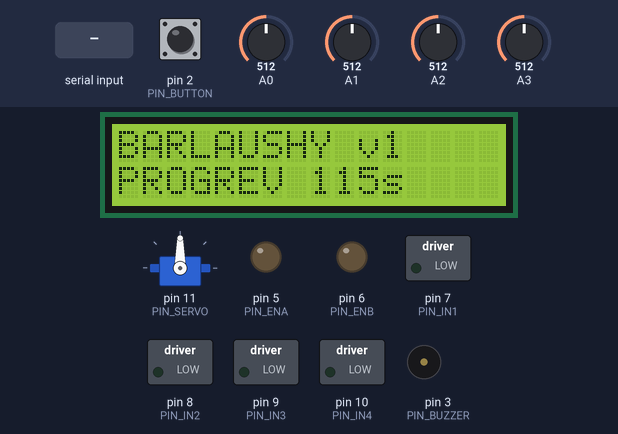
The sketch below on a simulated Arduino Mega 2560, built with avr-gcc and run on an emulated ATmega2560. Parts: servo, 16×2 character LCD, switched loads named in the sketch (green lamp = pin HIGH), output pins drawn as LEDs (lit = HIGH), buzzer (waves = sounding, pin HIGH). Inputs (shaded band) come from the test bench; at power-on: pin 2 (PIN_BUTTON) HIGH, A0 = 512, A1 = 512, A2 = 512, A3 = 512. What the sketch prints to the serial monitor is not drawn.

Above: at 4.9 s.
5.0 s: "BEEP\n" received over Serial
At 5.4 s:
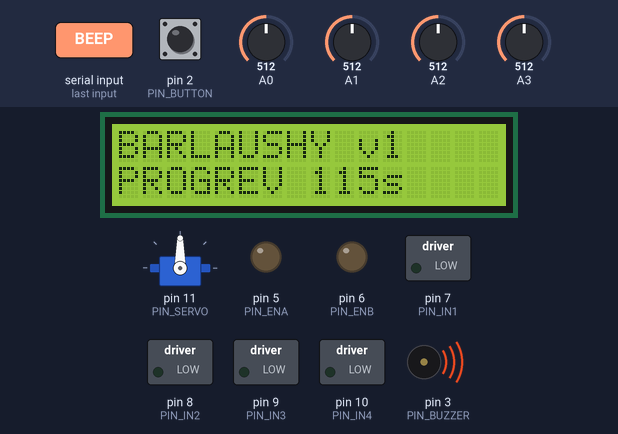
7.5 s: "RECAL\n" received over Serial
At 8.9 s:
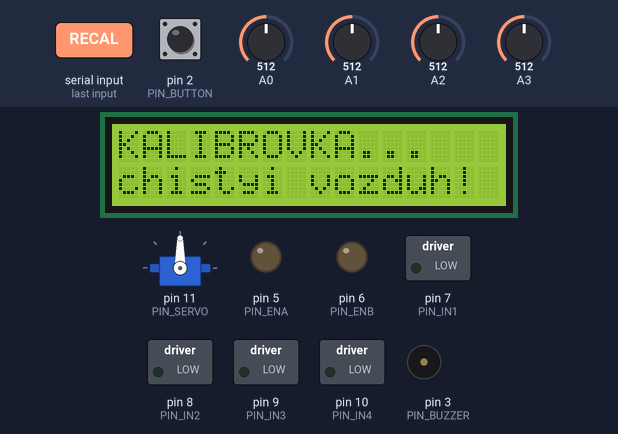
At 18.5 s:
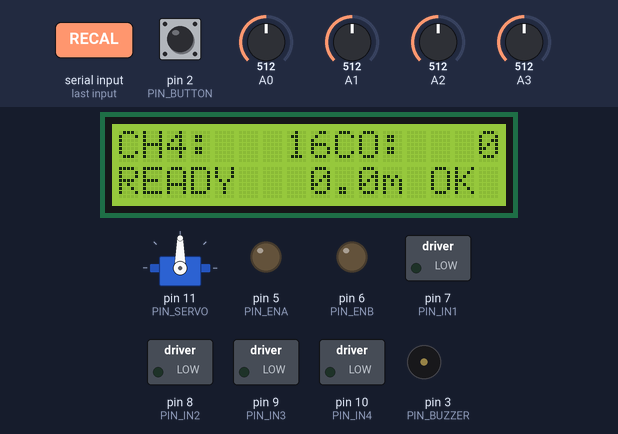
Timing chart, 0 to 19.2 s (numbered marks = the images above; inputs shaded):
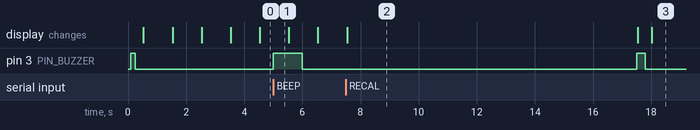

Measured:
- after the input at 5.0 s, pin 3 (PIN_BUZZER): LOW → HIGH at once, → LOW 1.0 s later
- after the input at 7.5 s, pin 3 (PIN_BUZZER): LOW → HIGH after 10.0 s, → LOW 0.30 s later; the display: changes at once (image 2)
- what the display in image 2 shows lasts 10.0 s, from 7.5 s to 17.5 s

The sketch:

rover_mega.ino
```cpp
/*
  =====================================================================
   БАРЛАУШЫ — робот-разведчик газа (прототип для Pizza Pitch)
   Плата: Arduino Mega 2560
  ---------------------------------------------------------------------
   Что делает:
   1. Прогревает MQ-датчики, затем калибруется в ЧИСТОМ воздухе.
   2. По команде START едет вперёд шагами по 50 см, на каждом шаге
      останавливается и делает замер (точка на "карте газа").
   3. HC-SR04 на серво: видит препятствие -> смотрит влево/вправо ->
      объезжает.
   4. Опасный газ -> стоп, сирена, отъезд назад, ждёт команды человека.
   5. Каждую секунду шлёт телеметрию в LilyGO (Serial1) -> LoRa -> база.

   Библиотеки: Servo (встроена) + LiquidCrystal I2C (Frank de Brabander) —
   поставить через Менеджер библиотек.

   ПИНЫ (под фактическую сборку робота):
     L298N:  ENA=D5  IN1=D7  IN2=D8  IN3=D9  IN4=D10  ENB=D6
     MQ-4=A0  MQ-7=A1  MQ-135=A2  MQ-2=A3
     Серво=D11   HC-SR04: TRIG=D12  ECHO=D13   Буззер=D3
     LCD1602 I2C: SDA=20  SCL=21
     LilyGO: TX1 (18) -> делитель -> GPIO34,  LilyGO GPIO13 -> RX1 (19)
   Если серво воткнут в D4 — поменяй PIN_SERVO на 4.
   Если буззер воткнут в D22 — поменяй PIN_BUZZER на 22.

   Отладка без LilyGO: открой Монитор порта (115200, "Новая строка")
   и вводи команды: START, STOP, RESUME, RECAL, BEEP, MAN_F, MAN_B,
   MAN_L, MAN_R.
  =====================================================================
*/

#include <Arduino.h>
#include <Servo.h>

// ============================ НАСТРОЙКИ ============================

// ---- LCD1602 ----
#define LCD_I2C 1          // 1 = экран с I2C-платой (4 провода), 0 = обычный 16-пиновый
#if LCD_I2C
  #include <Wire.h>
  #include <LiquidCrystal_I2C.h>
  LiquidCrystal_I2C lcd(0x27, 16, 2);           // если экран пустой — попробуй 0x3F
#else
  #include <LiquidCrystal.h>
  LiquidCrystal lcd(40, 41, 42, 43, 44, 45);    // RS, E, D4, D5, D6, D7
#endif

// ---- Моторы (L298N). Перемычки ENA/ENB СНЯТЬ, иначе скорость не регулируется ----
const uint8_t PIN_ENA = 5,  PIN_IN1 = 7,  PIN_IN2 = 8;    // левая пара моторов (OUT1/OUT2)
const uint8_t PIN_ENB = 6,  PIN_IN3 = 9,  PIN_IN4 = 10;   // правая пара моторов (OUT3/OUT4)
const bool    INVERT_LEFT  = false;   // если левая сторона крутится назад — поставь true
const bool    INVERT_RIGHT = false;

const uint8_t SPEED_CRUISE = 170;     // 0..255
const uint8_t SPEED_SLOW   = 140;     // при "жёлтом" уровне газа едем медленнее
const uint8_t SPEED_TURN   = 190;

// Калибровка расстояния (энкодеров нет, считаем по времени):
// поставь ровер на пол, дай ему ехать 3 с, измерь рулеткой путь, раздели на 3.
float CM_PER_SEC_CRUISE = 30.0;
float CM_PER_SEC_SLOW   = 20.0;
unsigned long TURN_90_MS = 550;       // сколько мс крутиться на месте для поворота ~90°

// ---- Серво + ультразвук ----
const uint8_t PIN_SERVO = 11;            // если серво в D4 — поставь 4
const uint8_t SERVO_CENTER = 90, SERVO_LEFT = 160, SERVO_RIGHT = 20;
const uint8_t PIN_TRIG = 12, PIN_ECHO = 13;
const int     OBSTACLE_CM = 25;

// ---- Буззер, кнопка, светодиоды ----
const uint8_t PIN_BUZZER = 3;            // если буззер в D22 — поставь 22
const bool    BUZZER_ACTIVE_LOW = false;   // если пищит постоянно, а при тревоге молчит — поставь true
const uint8_t PIN_BUTTON = 2;              // кнопка на GND (необязательно): старт/стоп
#define USE_LEDS 0                         // 1 = есть светодиоды (через резисторы 220–330 Ом)
const uint8_t PIN_LED_G = 33, PIN_LED_Y = 34, PIN_LED_R = 35;   // не подключены (USE_LEDS 0)

// ---- Напряжение батареи (необязательно): делитель 10k+10k с "+" батареи на A4 ----
#define USE_BATTERY 0
const uint8_t PIN_BATTERY = A4;
const float   BATTERY_DIVIDER = 2.0;

// ---- Миссия ----
const int  STEP_CM          = 50;       // шаг между замерами
const int  STEP_CM_WARN     = 25;       // при "жёлтом" уровне меряем чаще
const int  MISSION_MAX_CM   = 1000;     // длина миссии (10 м), потом стоп
const unsigned long SAMPLE_MS      = 2500;   // стоим и нюхаем на каждой точке
const unsigned long ALARM_SIREN_MS = 4000;   // сирена перед отходом
const unsigned long RETREAT_MS     = 1500;   // отход назад из опасной зоны
const unsigned long MANUAL_PULSE_MS = 500;   // ручная команда = короткий рывок
const unsigned long WARMUP_MS      = 120000UL; // прогрев после включения (2 мин). Команда RECAL пропускает
const unsigned long CAL_MS         = 10000;  // калибровка в чистом воздухе
const unsigned long TELEMETRY_MS   = 1000;

// ---- Пороги ----
// Индекс опасности 0..150: 50 = "жёлтый", 100 = "красный".
// По ppm (MQ-4, MQ-7) и по падению сопротивления относительно чистого воздуха (все датчики).
const float REL_WARN   = 35.0;   // % падения Rs — осторожно
const float REL_DANGER = 60.0;   // % падения Rs — опасно

// ========================== КОНЕЦ НАСТРОЕК ==========================

struct Gas {
  const char* tag;      // подпись
  uint8_t pin;
  bool    hasPpm;       // считаем ли ppm по кривой из даташита
  float   cleanRatio;   // Rs/R0 в чистом воздухе (из даташита)
  float   a, b;         // ppm = a * (Rs/R0)^b
  float   ppmWarn, ppmDanger;
  // рабочие поля
  float   rs0;          // Rs в чистом воздухе (после калибровки)
  float   rsEma;        // сглаженное Rs
  float   ppm;          // оценка ppm (только hasPpm)
  float   dev;          // % падения Rs относительно чистого воздуха
  float   index;        // 0..150
  double  calSum;
  uint16_t calN;
};

// Кривые — из даташитов Hanwei (аппроксимация, как в библиотеке MQUnifiedsensor).
// Цифры ppm у MQ — оценочные! Для питча говорим "≈ ppm".
Gas gas[4] = {
  {"CH4",  A0, true,  4.4,  1012.7, -2.786, 5000, 10000},  // MQ-4: метан. 5000 ppm = 10% НКПР
  {"CO",   A1, true,  27.5, 99.042, -1.518, 25,   50},     // MQ-7: угарный газ (без цикла нагрева — ориентир)
  {"Q135", A2, false, 0, 0, 0, 0, 0},                       // MQ-135: NH3/H2S/"канализация"
  {"Q2",   A3, false, 0, 0, 0, 0, 0},                       // MQ-2: пропан/бутан/горючие
};
const uint8_t GAS_N = 4;

enum State : uint8_t {
  ST_WARMUP, ST_CAL, ST_READY, ST_DRIVE, ST_SAMPLE, ST_AVOID,
  ST_ALARM, ST_RETREAT, ST_HOLD, ST_MANUAL, ST_DONE
};
const char* STATE_CODE[] = {
  "WARM", "CAL", "READY", "DRIVE", "SAMPLE", "AVOID",
  "ALARM", "RETREAT", "HOLD", "MANUAL", "DONE"
};

Servo scanServo;

State  state = ST_WARMUP;
unsigned long stateStart = 0;
unsigned long lastTick = 0;
unsigned long tGas = 0, tLcd = 0, tTel = 0, tSonar = 0;
unsigned long beepUntil = 0;

float distCm = 0;           // пройденный путь (оценка)
float stepTargetCm = 0;     // где следующий замер
int   frontCm = 400;
uint8_t overall = 0;        // 0 ок, 1 осторожно, 2 опасно
int   lastCmdId = -1;       // для отсечки повторов по LoRa

// объезд
uint8_t avoidStep = 0;
unsigned long avoidStart = 0;
int   leftCm = 0, rightCm = 0;
bool  turnLeft = true;

// ручное управление
State manualReturn = ST_READY;
char  manualDir = 'S';

// кнопка
bool  btnPrev = HIGH;
unsigned long btnTime = 0;

String usbLine, megaLine;

// --------------------------- МОТОРЫ ---------------------------

void setSide(uint8_t en, uint8_t inA, uint8_t inB, int speed, bool invert) {
  if (invert) speed = -speed;
  if (speed > 0)      { digitalWrite(inA, HIGH); digitalWrite(inB, LOW);  }
  else if (speed < 0) { digitalWrite(inA, LOW);  digitalWrite(inB, HIGH); }
  else                { digitalWrite(inA, LOW);  digitalWrite(inB, LOW);  }
  analogWrite(en, constrain(abs(speed), 0, 255));
}
void motors(int left, int right) {
  setSide(PIN_ENA, PIN_IN1, PIN_IN2, left,  INVERT_LEFT);
  setSide(PIN_ENB, PIN_IN3, PIN_IN4, right, INVERT_RIGHT);
}
void stopMotors() { motors(0, 0); }

// --------------------------- ДАТЧИКИ ---------------------------

float readRs(uint8_t pin) {
  long sum = 0;
  for (uint8_t i = 0; i < 8; i++) sum += analogRead(pin);
  float v = (sum / 8.0) * 5.0 / 1023.0;
  v = constrain(v, 0.02, 4.98);
  return 10.0 * (5.0 - v) / v;      // RL условно 10 кОм — в отношении Rs/R0 сокращается
}

// кусочно-линейный индекс: 0..warn -> 0..50, warn..danger -> 50..100, дальше до 150
float toIndex(float v, float warn, float danger) {
  float idx;
  if (v <= 0) return 0;
  if (v < warn) idx = v / warn * 50.0;
  else          idx = 50.0 + (v - warn) / (danger - warn) * 50.0;
  return min(idx, 150.0f);
}

void updateGas() {
  float worst = 0;
  for (uint8_t i = 0; i < GAS_N; i++) {
    Gas &g = gas[i];
    float rs = readRs(g.pin);
    g.rsEma = (g.rsEma <= 0) ? rs : g.rsEma * 0.7 + rs * 0.3;

    if (state == ST_CAL) { g.calSum += g.rsEma; g.calN++; }

    if (g.rs0 > 0) {
      float r = g.rsEma / g.rs0;                    // 1.0 = чистый воздух
      g.dev = max(0.0f, (1.0f - r) * 100.0f);
      float idx = toIndex(g.dev, REL_WARN, REL_DANGER);
      if (g.hasPpm) {
        g.ppm = g.a * pow(r * g.cleanRatio, g.b);
        idx = max(idx, toIndex(g.ppm, g.ppmWarn, g.ppmDanger));
      }
      g.index = idx;
    } else {
      g.dev = 0; g.ppm = 0; g.index = 0;
    }
    worst = max(worst, g.index);
  }
  overall = (worst >= 100) ? 2 : (worst >= 50) ? 1 : 0;
}

int readFrontCm() {
  digitalWrite(PIN_TRIG, LOW);  delayMicroseconds(2);
  digitalWrite(PIN_TRIG, HIGH); delayMicroseconds(10);
  digitalWrite(PIN_TRIG, LOW);
  unsigned long us = pulseIn(PIN_ECHO, HIGH, 25000UL);
  if (us == 0) return 400;     // ничего не видно
  return (int)(us / 58);
}

int batteryDeciVolts() {
#if USE_BATTERY
  float v = analogRead(PIN_BATTERY) * 5.0 / 1023.0 * BATTERY_DIVIDER;
  return (int)(v * 10 + 0.5);
#else
  return 0;
#endif
}

// --------------------------- ТЕЛЕМЕТРИЯ ---------------------------
// $T,STATE,dist_cm,ch4_ppm,co_ppm,q135_dev,q2_dev,i1,i2,i3,i4,overall,front_cm,pt,ack,bat_dV,warm_s

void sendTelemetry(bool point) {
  unsigned long warmLeft = 0;
  if (state == ST_WARMUP) {
    unsigned long el = millis() - stateStart;
    warmLeft = (el < WARMUP_MS) ? (WARMUP_MS - el) / 1000 : 0;
  }
  char buf[140];
  snprintf(buf, sizeof(buf),
           "$T,%s,%d,%ld,%ld,%d,%d,%d,%d,%d,%d,%u,%d,%d,%d,%d,%lu",
           STATE_CODE[state], (int)distCm,
           (long)gas[0].ppm, (long)gas[1].ppm,
           (int)gas[2].dev, (int)gas[3].dev,
           (int)gas[0].index, (int)gas[1].index, (int)gas[2].index, (int)gas[3].index,
           overall, frontCm, point ? 1 : 0, lastCmdId, batteryDeciVolts(), warmLeft);
  Serial1.println(buf);
  Serial.println(buf);
  tTel = millis();
}

// --------------------------- СОСТОЯНИЯ ---------------------------

void enter(State s) {
  state = s;
  stateStart = millis();
  if (s != ST_DRIVE && s != ST_RETREAT && s != ST_MANUAL && s != ST_AVOID) stopMotors();
  sendTelemetry(false);          // база сразу узнаёт о смене состояния
}

void beep(unsigned long ms) { beepUntil = millis() + ms; }

void startMission() {
  distCm = 0;
  stepTargetCm = STEP_CM;
  scanServo.write(SERVO_CENTER);
  enter(ST_SAMPLE);              // первый замер — прямо на входе (0 м)
}

void enterAlarm() {
  stopMotors();
  scanServo.write(SERVO_CENTER);
  enter(ST_ALARM);
  sendTelemetry(true);           // точка тревоги попадает на карту
}

void setAvoidStep(uint8_t s) {
  avoidStep = s;
  avoidStart = millis();
  switch (s) {
    case 0: stopMotors(); scanServo.write(SERVO_LEFT);  break;
    case 1: scanServo.write(SERVO_RIGHT); break;
    case 2: scanServo.write(SERVO_CENTER); break;
    case 3: if (turnLeft) motors(-SPEED_TURN, SPEED_TURN); else motors(SPEED_TURN, -SPEED_TURN); break;
    case 4: stopMotors(); break;
    case 10: motors(-SPEED_CRUISE, -SPEED_CRUISE); break;          // тупик: назад
    case 11: motors(SPEED_TURN, -SPEED_TURN); break;               // и разворот
  }
}

void runStateMachine(unsigned long now) {
  float dt = (now - lastTick) / 1000.0;
  lastTick = now;
  unsigned long inState = now - stateStart;

  switch (state) {

    case ST_WARMUP:
      if (inState >= WARMUP_MS) {
        for (uint8_t i = 0; i < GAS_N; i++) { gas[i].calSum = 0; gas[i].calN = 0; }
        enter(ST_CAL);
      }
      break;

    case ST_CAL:
      if (inState >= CAL_MS) {
        for (uint8_t i = 0; i < GAS_N; i++)
          if (gas[i].calN > 0) gas[i].rs0 = gas[i].calSum / gas[i].calN;
        beep(300);
        enter(ST_READY);
      }
      break;

    case ST_READY:
    case ST_DONE:
      break;

    case ST_DRIVE: {
      if (overall == 2) { enterAlarm(); break; }
      if (now - tSonar >= 80) {
        tSonar = now;
        frontCm = readFrontCm();
        if (frontCm < OBSTACLE_CM) { state = ST_AVOID; stateStart = now; setAvoidStep(0); sendTelemetry(false); break; }
      }
      bool slow = (overall == 1);
      motors(slow ? SPEED_SLOW : SPEED_CRUISE, slow ? SPEED_SLOW : SPEED_CRUISE);
      distCm += dt * (slow ? CM_PER_SEC_SLOW : CM_PER_SEC_CRUISE);
      if (distCm >= stepTargetCm) { stopMotors(); enter(ST_SAMPLE); }
      break;
    }

    case ST_SAMPLE:
      if (overall == 2) { enterAlarm(); break; }
      if (inState >= SAMPLE_MS) {
        sendTelemetry(true);                                   // точка на карте
        if (distCm >= MISSION_MAX_CM) { beep(1000); enter(ST_DONE); break; }
        stepTargetCm = distCm + (overall == 1 ? STEP_CM_WARN : STEP_CM);
        enter(ST_DRIVE);
      }
      break;

    case ST_AVOID: {
      if (overall == 2) { enterAlarm(); break; }
      unsigned long t = now - avoidStart;
      switch (avoidStep) {
        case 0: if (t >= 400) { leftCm = readFrontCm(); setAvoidStep(1); } break;
        case 1: if (t >= 500) { rightCm = readFrontCm(); setAvoidStep(2); } break;
        case 2:
          if (t >= 300) {
            if (max(leftCm, rightCm) < OBSTACLE_CM + 10) setAvoidStep(10);
            else { turnLeft = (leftCm >= rightCm); setAvoidStep(3); }
          }
          break;
        case 3: if (t >= TURN_90_MS) setAvoidStep(4); break;
        case 4:
          if (t >= 200) {
            frontCm = readFrontCm();
            if (frontCm < OBSTACLE_CM) setAvoidStep(0);        // всё ещё стена — смотрим снова
            else enter(ST_DRIVE);
          }
          break;
        case 10:
          distCm = max(0.0f, distCm - dt * CM_PER_SEC_CRUISE);
          if (t >= 400) setAvoidStep(11);
          break;
        case 11: if (t >= TURN_90_MS * 2) setAvoidStep(4); break;
      }
      break;
    }

    case ST_ALARM:
      if (inState >= ALARM_SIREN_MS) {
        state = ST_RETREAT; stateStart = now;
        motors(-SPEED_CRUISE, -SPEED_CRUISE);
        sendTelemetry(false);
      }
      break;

    case ST_RETREAT:
      distCm = max(0.0f, distCm - dt * CM_PER_SEC_CRUISE);
      if (inState >= RETREAT_MS) enter(ST_HOLD);
      break;

    case ST_HOLD:
      break;     // ждём человека: RESUME / STOP / ручное управление

    case ST_MANUAL:
      if (manualDir == 'F') distCm += dt * CM_PER_SEC_CRUISE;
      if (manualDir == 'B') distCm = max(0.0f, distCm - dt * CM_PER_SEC_CRUISE);
      if (inState >= MANUAL_PULSE_MS) { stopMotors(); enter(manualReturn); }
      break;
  }
}

// --------------------------- КОМАНДЫ ---------------------------

void manual(char dir) {
  if (state == ST_WARMUP || state == ST_CAL) return;
  if (state != ST_MANUAL) manualReturn = (state == ST_READY || state == ST_DONE) ? state : ST_HOLD;
  if (dir == 'F') { frontCm = readFrontCm(); if (frontCm < 15) { beep(150); return; } }
  manualDir = dir;
  state = ST_MANUAL; stateStart = millis();
  switch (dir) {
    case 'F': motors(SPEED_CRUISE, SPEED_CRUISE); break;
    case 'B': motors(-SPEED_CRUISE, -SPEED_CRUISE); break;
    case 'L': motors(-SPEED_TURN, SPEED_TURN); break;
    case 'R': motors(SPEED_TURN, -SPEED_TURN); break;
  }
}

void handleCommand(String cmd) {
  cmd.trim();
  cmd.toUpperCase();
  Serial.print(F("# CMD ")); Serial.println(cmd);

  if (cmd == "START") {
    if (state == ST_READY || state == ST_DONE || state == ST_HOLD) startMission();
  } else if (cmd == "STOP") {
    if (state == ST_DRIVE || state == ST_SAMPLE || state == ST_AVOID ||
        state == ST_ALARM || state == ST_RETREAT || state == ST_MANUAL) {
      scanServo.write(SERVO_CENTER);
      enter(ST_HOLD);
    }
  } else if (cmd == "RESUME") {
    if (state == ST_HOLD) {
      stepTargetCm = distCm + STEP_CM_WARN;
      enter(ST_DRIVE);
    }
  } else if (cmd == "RECAL") {
    if (state == ST_WARMUP || state == ST_READY || state == ST_DONE || state == ST_HOLD) {
      for (uint8_t i = 0; i < GAS_N; i++) { gas[i].calSum = 0; gas[i].calN = 0; }
      enter(ST_CAL);
    }
  } else if (cmd == "BEEP") {
    beep(1000);
  } else if (cmd == "MAN_F") manual('F');
  else if (cmd == "MAN_B") manual('B');
  else if (cmd == "MAN_L") manual('L');
  else if (cmd == "MAN_R") manual('R');
}

// строка от LilyGO: $C,<id>,<CMD>
void handleLoraLine(const String &line) {
  if (!line.startsWith("$C,")) return;
  int c2 = line.indexOf(',', 3);
  if (c2 < 0) return;
  int id = line.substring(3, c2).toInt();
  if (id == lastCmdId) return;             // база шлёт команду 3 раза — выполняем один
  lastCmdId = id;
  handleCommand(line.substring(c2 + 1));
}

void readSerials() {
  while (Serial1.available()) {
    char c = Serial1.read();
    if (c == '\n') { handleLoraLine(megaLine); megaLine = ""; }
    else if (c != '\r' && megaLine.length() < 60) megaLine += c;
  }
  while (Serial.available()) {
    char c = Serial.read();
    if (c == '\n') { if (usbLine.length()) handleCommand(usbLine); usbLine = ""; }
    else if (c != '\r' && usbLine.length() < 30) usbLine += c;
  }
}

void readButton(unsigned long now) {
  bool b = digitalRead(PIN_BUTTON);
  if (b == LOW && btnPrev == HIGH && now - btnTime > 300) {
    btnTime = now;
    if (state == ST_READY || state == ST_DONE || state == ST_HOLD) startMission();
    else handleCommand("STOP");
  }
  btnPrev = b;
}

// --------------------------- ВЫВОД ---------------------------

void updateBuzzer(unsigned long now) {
  bool on = false;
  if (now < beepUntil) on = true;
  else if (state == ST_ALARM) on = (now / 150) % 2;                          // сирена
  else if (state == ST_HOLD && overall == 2) on = (now % 1000) < 100;
  else if (overall == 1 && (state == ST_DRIVE || state == ST_SAMPLE)) on = (now % 1500) < 60;
  digitalWrite(PIN_BUZZER, (on != BUZZER_ACTIVE_LOW) ? HIGH : LOW);
}

void updateLeds() {
#if USE_LEDS
  digitalWrite(PIN_LED_G, overall == 0);
  digitalWrite(PIN_LED_Y, overall == 1);
  digitalWrite(PIN_LED_R, overall == 2);
#endif
}

void printLine(uint8_t row, const char *s) {
  char buf[17];
  snprintf(buf, sizeof(buf), "%-16s", s);
  lcd.setCursor(0, row);
  lcd.print(buf);
}

void updateLcd() {
  char l1[24], l2[24];
  // HD44780 не знает кириллицу — пишем латиницей
  if (state == ST_WARMUP) {
    unsigned long el = millis() - stateStart;
    unsigned long left = (el < WARMUP_MS) ? (WARMUP_MS - el) / 1000 : 0;
    snprintf(l1, sizeof(l1), "BARLAUSHY v1");
    snprintf(l2, sizeof(l2), "PROGREV %3lus", left);
  } else if (state == ST_CAL) {
    snprintf(l1, sizeof(l1), "KALIBROVKA...");
    snprintf(l2, sizeof(l2), "chistyi vozduh!");
  } else {
    long ch4 = min((long)gas[0].ppm, 99999L);
    long co  = min((long)gas[1].ppm, 9999L);
    snprintf(l1, sizeof(l1), "CH4:%5ldCO:%4ld", ch4, co);
    const char *lv = overall == 2 ? "XX" : overall == 1 ? "!!" : "OK";
    int d = (int)distCm;
    snprintf(l2, sizeof(l2), "%-7s%2d.%1dm %s", STATE_CODE[state], d / 100, (d / 10) % 10, lv);
  }
  printLine(0, l1);
  printLine(1, l2);
}

// --------------------------- SETUP / LOOP ---------------------------

void setup() {
  Serial.begin(115200);
  Serial1.begin(57600);          // к LilyGO (через делитель на линии TX)

  pinMode(PIN_ENA, OUTPUT); pinMode(PIN_IN1, OUTPUT); pinMode(PIN_IN2, OUTPUT);
  pinMode(PIN_ENB, OUTPUT); pinMode(PIN_IN3, OUTPUT); pinMode(PIN_IN4, OUTPUT);
  stopMotors();

  pinMode(PIN_TRIG, OUTPUT);
  pinMode(PIN_ECHO, INPUT);
  pinMode(PIN_BUZZER, OUTPUT);
  digitalWrite(PIN_BUZZER, BUZZER_ACTIVE_LOW ? HIGH : LOW);
  pinMode(PIN_BUTTON, INPUT_PULLUP);
#if USE_LEDS
  pinMode(PIN_LED_G, OUTPUT); pinMode(PIN_LED_Y, OUTPUT); pinMode(PIN_LED_R, OUTPUT);
#endif

  scanServo.attach(PIN_SERVO);
  scanServo.write(SERVO_CENTER);

#if LCD_I2C
  lcd.init();
  lcd.backlight();
#else
  lcd.begin(16, 2);
#endif
  printLine(0, "BARLAUSHY v1");
  printLine(1, "gas scout robot");

  beep(150);
  lastTick = millis();
  enter(ST_WARMUP);
  Serial.println(F("# Barlaushy ready. Commands: START STOP RESUME RECAL BEEP MAN_F/B/L/R"));
}

void loop() {
  unsigned long now = millis();

  readSerials();
  readButton(now);

  if (now - tGas >= 200) { tGas = now; updateGas(); }
  runStateMachine(now);

  updateBuzzer(now);
  updateLeds();

  if (now - tLcd >= 500) { tLcd = now; updateLcd(); }
  if (now - tTel >= TELEMETRY_MS) sendTelemetry(false);
}
```
